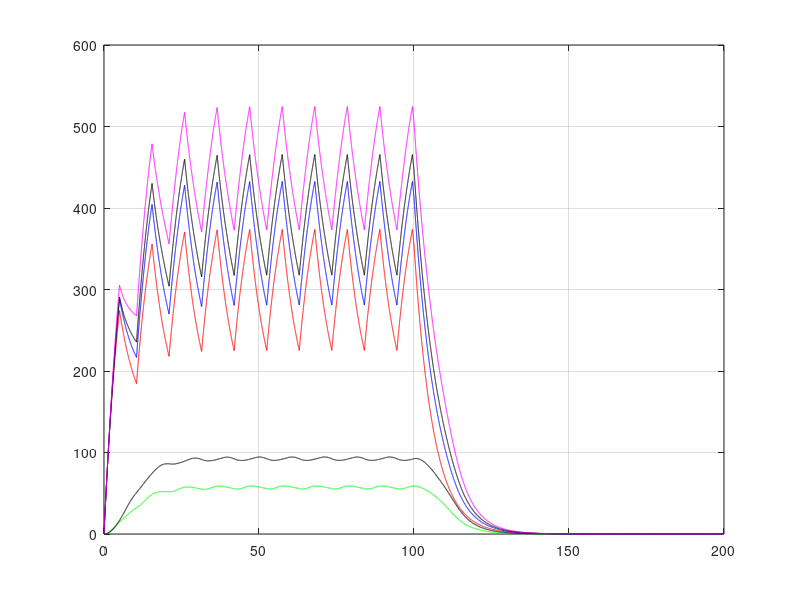

Source code (MATLAB):
 clear;
p = 0.01;  % resolution
L = 100;    % time interval length
x = 0:p:L; % sample points
Pa1=8; Ps1=2;  %active and sleep power



%% construct impluse function

scaler1 = -0.163;
H11 = 10.*exp(scaler1.*x);

tmax21 = 10;
maxH21 = 1;
scaler = sqrt(maxH21)/tmax21;
xx = 0:p:tmax21*2;
H21=-(scaler.*(xx-tmax21)).^2 + scaler*scaler*tmax21*tmax21;
%H21 = H21 -min(H21);
%critX = tmax21 - scaler1/2/scaler/scaler;
critX = tmax21*8/5;
indexcritX = round(critX/p);
YcritX = H21(indexcritX);
XcritX = indexcritX*p;
scaler2 = - scaler*scaler * 2 * (critX - tmax21)/YcritX; 
for tempx = indexcritX:1:size(x,2)
    H21(tempx) = YcritX*exp(scaler2*(tempx*p-XcritX));
    %H21(tempx) = YcritX*exp(scaler1*(tempx*p-XcritX));
end


%plot(x,H21,'r',x,H11,'b');




%% construct power consumption function
%for i = 1: 500
    i = 50;
    tinv1 = (i+10)/10;
    tvld1 = 0.75 * tinv1;
    toff1 = tinv1 - 0.5;
    ton1  = tvld1 + 0.5;
    ton2 = ton1 - 2;
    ton3 = ton1 + 2;
    toff2 = toff1+2;
    toff3 = toff1-2;
    t2 = ton2 + toff2;
    t3 = ton3 + toff3;
    t1 = ton1 + toff1; 
for index = 1:size(x,2)
    m1 = mod(x(index),t1);
    if m1<= ton1
        u1(index) = Pa1;
    else 
        u1(index) = Ps1;
    end
end

for index = 1:size(x,2)
    m2 = mod(x(index),t2);
    if m2<= ton2
        u2(index) = Pa1;
    else 
        u2(index) = Ps1;
    end
end

for index = 1:size(x,2)
    m3 = mod(x(index),t3);
    if m3<= ton3
        u3(index) = Pa1;
    else 
        u3(index) = Ps1;
    end
end

%plot(x,H11,'r',x,H21,'b');

fc = conv(u1,H11);
fc = fc * p;
 f0 = 0;
 f3 = size(fc,2)-1;
 x3 = f0:p:(f3*p+f0);

fc2 = conv(u2,H21);
fc2 = fc2 * p;

fc3 = conv(u3,H21);
fc3 = fc3 * p;

MaxIm(i) = max(fc2);
MaxIn(i) = max(fc);
Toff(i) = tinv1;

sum12 = fc+fc2;
sum13 = fc+fc3;
sum = fc+fc2+fc3;
%end
%[H] = plot(x3,fc,'r',x3,fc2,'g',x3,fc3,'k',x3,fc+fc2+fc3,'b');
[H] = plot(x3,fc,'r',x3,fc2,'g',x3,fc3,'k',x3,sum12,'b',x3,sum13,'k',x3,sum,'m');
grid on;
%set(gca,'xtick',[0:4:120])
peaks1=[];
peaks12=[];
peaks13=[];
peaks=[];
for i = 6000:1:10000
    if fc(i-1)< fc(i) && fc(i+1)< fc(i)
      peaks1=[peaks1;x3(i)];
    end
    if sum12(i-1)< sum12(i) && sum12(i+1)< sum12(i)
      peaks12=[peaks1;x3(i)];
    end
    if sum13(i-1)< sum13(i) && sum13(i+1)< sum13(i)
      peaks13=[peaks1;x3(i)];
    end
    if sum(i-1)< sum(i) && sum(i+1)< sum(i)
      peaks=[peaks1;x3(i)];
    end
end


t=68;
nt2 = 63.97;
nt3 = 65.4;
% xcor = find(MaxIm == min(MaxIm))
% 
% ycor = find(MaxIn == min(MaxIn))
% plot(Toff,MaxIm,'r',Toff,MaxIn,'b')

